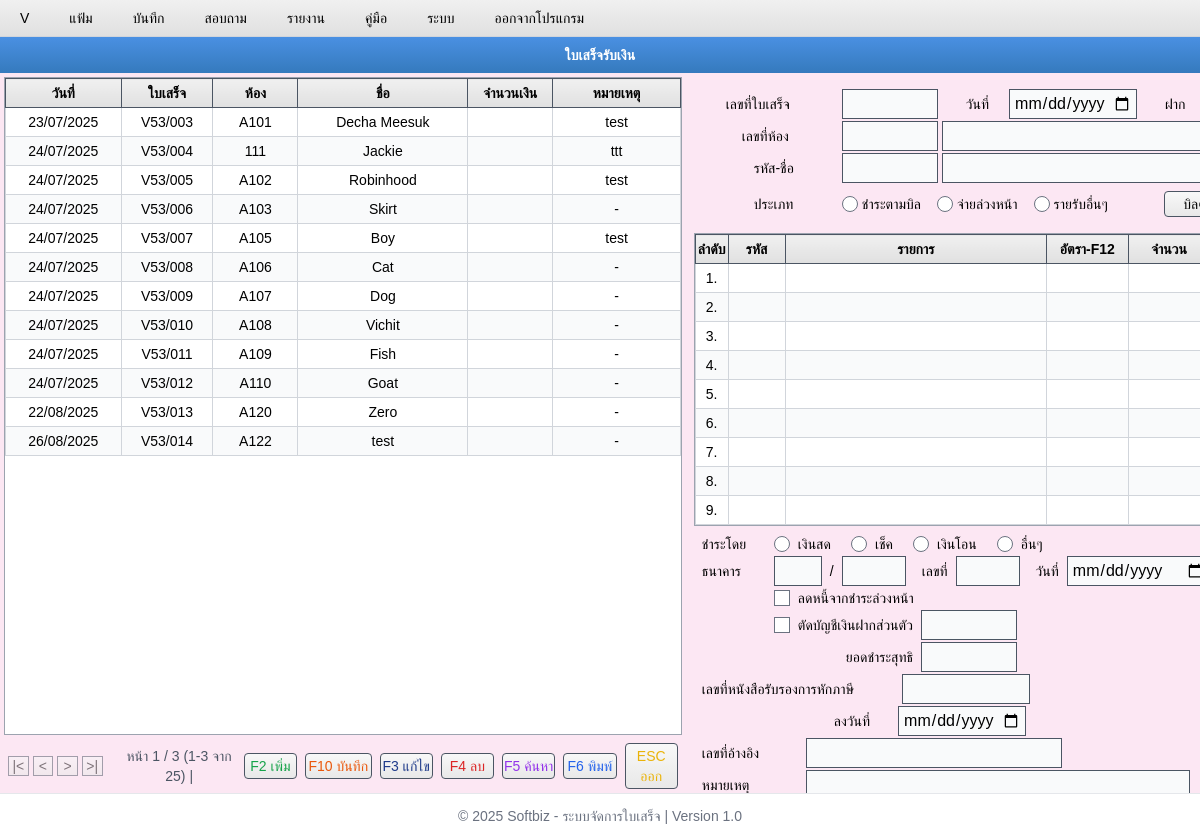
/m35/, run on an earlier commit of the app's database.
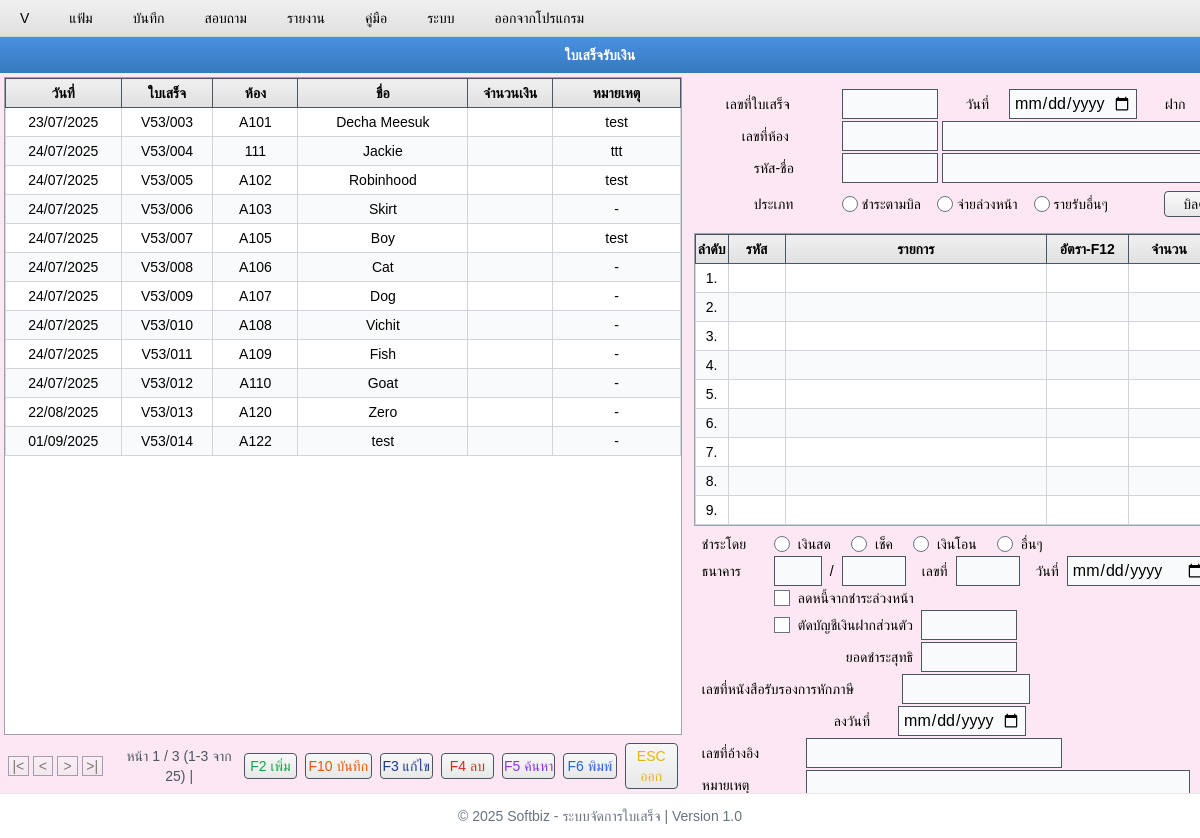
And on a later commit of the database.
### m35/models.py (models this page shows, shortened)
class CmtRctr(models.Model):
    TYPE_CHOICES = [
        ("ชำระตามบิล", "ชำระตามบิล"),
        ("จ่ายล่วงหน้า", "จ่ายล่วงหน้า"),
        ("รายรับอื่นๆ", "รายรับอื่นๆ"),
    ]
    PAYMENT_CHOICES = [
        ("เงินสด", "เงินสด"),
        ("เช็ค", "เช็ค"),
        ("เงินโอน", "เงินโอน"),
        ("อื่นๆ","อื่นๆ")
    ]
    r_c_no = models.CharField(max_length=50, unique=True, verbose_name="เลขที่ใบเสร็จ")
    date = models.DateField(verbose_name="วันที่")
    payin = models.DateField(verbose_name="ฝาก")
    room_no_1 = models.CharField(
        max_length=20, verbose_name="เลขที่ห้อง 1"
    )
    room_no_2 = models.CharField(
        max_length=100, blank=True, null=True, verbose_name="เลขที่ห้อง 2"
    )
    member_1 = models.CharField(max_length=100, verbose_name="รหัส-ชื่อ 1")
    member_2 = models.CharField(max_length=100, blank=True, null=True, verbose_name="รหัส-ชื่อ 2")
    type = models.CharField(
        max_length=20,
        choices=TYPE_CHOICES,
        verbose_name="ประเภท",
        blank=True, null=True  # หากไม่ต้องเลือกก็ใส่ True ทั้งคู่
    )
    payment_method = models.CharField(
    max_length=20,
    choices=PAYMENT_CHOICES,
    verbose_name="ชำระโดย",
    blank=True,
    null=True
    )
    bank_1 = models.CharField(max_length=100, verbose_name="ธนาคาร 1")
    bank_2 = models.CharField(max_length=100, blank=True, null=True, verbose_name="ธนาคาร 2")
    bank_no = models.CharField(max_length=20, verbose_name="เลขที่")
    bank_date = models.DateField(verbose_name="วันที่(ธนาคาร)")
    vat = models.BooleanField(default=False, verbose_name="ภาษีหักณที่จ่าย")
    deduct_from_prepaid = models.BooleanField(default=False, verbose_name="ลดหนี้จากการชำระล่วงหน้า")
    withdraw_from_bankaccount = models.BooleanField(default=False, verbose_name="ตัดบัญชีเงินฝากส่วนตัว")
    withdraw = models.CharField(max_length=100, blank=True, null=True, verbose_name="ตัดบัญชีเงินฝากส่วนตัว(กรอก)")
    total = models.CharField(max_length=100, blank=True, null=True, verbose_name="ยอดชำระสุทธิ")
    tax_no = models.CharField(max_length=100, blank=True, null=True, verbose_name="เลขที่หนังสือรับรองการหักภาษี")
    tax_date = models.DateField(verbose_name="ลงวันที่")
    no_ref = models.CharField(max_length=20, blank=True, null=True, verbose_name="เลขที่อ้างอิง")
    remark_1 = models.TextField(blank=True, null=True, verbose_name="หมายเหตุ 1")
    remark_2 = models.TextField(blank=True, null=True, verbose_name="หมายเหตุ 2")
    textstamp = models.CharField(blank=True, null=True, verbose_name="textstamp")
    timestamp = models.DateTimeField(auto_now=True, verbose_name="เวลาอัพเดท")
    class Meta:
        db_table = "CMT_RCTR"
        verbose_name = "ใบเสร็จรับเงิน"
        verbose_name_plural = "ใบเสร็จรับเงินทั้งหมด"
        ordering = ["-timestamp"]

### m35/views.py (the view, shortened to what this page needs)
# urls.py: path("m35/", include("m35.urls")),
def m35(request):
    data = CmtRctr.objects.all().order_by('id')
    data_value = CmtRctr.objects.all().values().order_by('-id')
    data_table = CmtArtrItem.objects.filter(textstamp='unpaid').values().order_by('id')
    data_table_json = list(data_table)
    data_list = list(data_value)
    context = {
        'row_numbers': range(1, 10),  # 1 ถึง 10
        'unpaid_list': [1, 2, 3, 4, 5, 6, 7, 8],
        'payment_choices': CmtRctr.PAYMENT_CHOICES,
        'type_choices': CmtRctr.TYPE_CHOICES,
        'data': data,
        'data_json': json.dumps(data_list, cls=DjangoJSONEncoder),
        'data_table': data_table,
        'data_table_json': json.dumps(data_table_json, cls=DjangoJSONEncoder)
    }
    return render(request, 'm35/index.html', context)

### m35/templates/m35/index.html (shortened to what the changed rows need)
{% extends 'base.html' %}
{% load static %}
{% block extra_css %}
<link href="https://cdnjs.cloudflare.com/ajax/libs/flowbite/2.2.1/flowbite.min.css" rel="stylesheet" />
{% endblock %}
{% block content %}
    <div class="flex bg-gray-100 font-thai overflow-hidden" style="height: calc(100vh - 80px);">
        <div class="flex-1 bg-pink-100 flex flex-col text-center">
            <div class="flex-1 overflow-auto border border-gray-400 m-1 bg-white">
                <table class="w-full border-collapse">
                    <thead>
                        <tr>
                            <th class="gradient-light-gray border border-gray-600 px-2 py-1 font-bold sticky top-0 z-10 w-16">วันที่</th>
                            <th class="gradient-light-gray border border-gray-600 px-2 py-1 font-bold sticky top-0 z-10 w-16">ใบเสร็จ</th>
                            <th class="gradient-light-gray border border-gray-600 px-2 py-1 font-bold sticky top-0 z-10 w-16">ห้อง</th>
                            <th class="gradient-light-gray border border-gray-600 px-2 py-1 font-bold sticky top-0 z-10 w-32">ชื่อ</th>
                            <th class="gradient-light-gray border border-gray-600 px-2 py-1 font-bold sticky top-0 z-10 w-16">จำนวนเงิน</th>
                            <th class="gradient-light-gray border border-gray-600 px-2 py-1 font-bold sticky top-0 z-10 w-24">หมายเหตุ</th>
                        </tr>
                    </thead>
                    <tbody id="dataTable">
                        {% for record in data %}
                        <tr onclick="selectRecord(this, '{{ record.id }}')" data-id="{{ record.id }}"
                            class="cursor-pointer hover:bg-blue-100 even:bg-gray-50 border-b border-gray-200">
                            <td class="border border-gray-300 px-2 py-1 whitespace-nowrap">{{ record.date|date:"d/m/Y" }}</td>
                            <td class="border border-gray-300 px-2 py-1 whitespace-nowrap">{{ record.r_c_no}}</td>
                            <td class="border border-gray-300 px-2 py-1 whitespace-nowrap">{{ record.room_no_1 }}</td>
                            <td class="border border-gray-300 px-2 py-1 whitespace-nowrap">{{ record.member_2 }}</td>
                            <td class="border border-gray-300 px-2 py-1 whitespace-nowrap"></td>
                            <td class="border border-gray-300 px-2 py-1 text-center whitespace-nowrap">{{ record.remark_1|default:"-" }}</td>
                        </tr>
                        {% endfor %}
                    </tbody>
                </table>
            </div>
        </div>
        <div class="flex-1 bg-pink-100 flex flex-col">
            <form method="POST" action="" id="formSection" class="bg-pink-100 mb-1">
                <div class="bg-pink-100 flex-1 flex flex-col mb-1">
                    <div class="bg-white flex-1 overflow-auto border border-gray-400 mx-2">
                        <table class="w-full border-collapse table-fixed">
                            <thead>
                                <tr>
                                    <th class="gradient-light-gray border border-gray-600 py-1 font-bold sticky top-0 z-10 w-4">ลำดับ</th>
                                    <th class="gradient-light-gray border border-gray-600 px-2 py-1 font-bold sticky top-0 z-10 w-7">รหัส</th>
                                    <th class="gradient-light-gray border border-gray-600 px-2 py-1 font-bold sticky top-0 z-10 w-32">รายการ</th>
                                    <th class="gradient-light-gray border border-gray-600 px-2 py-1 font-bold sticky top-0 z-10 w-10">อัตรา-F12</th>
                                    <th class="gradient-light-gray border border-gray-600 px-2 py-1 font-bold sticky top-0 z-10 w-10">จำนวน</th>
                                </tr>
                            </thead>
                        </table>
                    </div>
                </div>
            </form>
        </div>
    </div>
{% endblock %}

What changed in the data, as far as the page shows it:
changed CmtRctr (number 12 of 12 on the later page): date "26/08/2025" → "01/09/2025"
